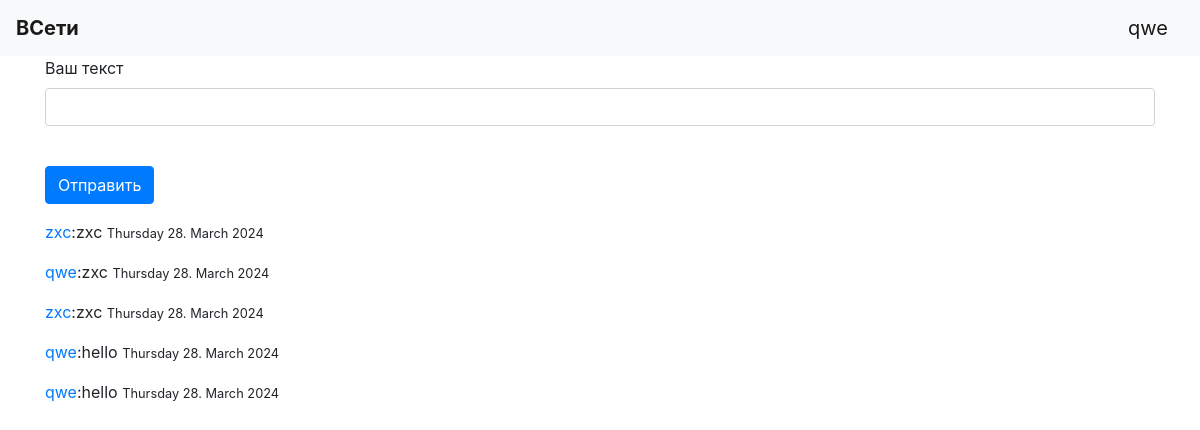
Before: /chat (signed in) with the older database file.
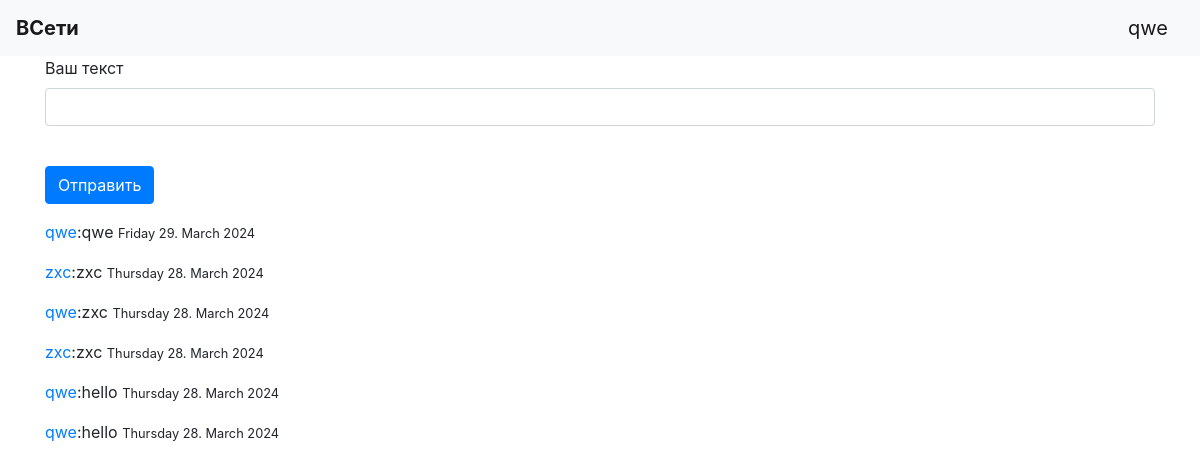
After: the same page with the newer database file.
### data/users.py (models this page shows, shortened)
class User(SqlAlchemyBase, UserMixin):
    __tablename__ = 'users'
    id = sqlalchemy.Column(sqlalchemy.Integer, primary_key=True, autoincrement=True)
    surname = sqlalchemy.Column(sqlalchemy.String)
    name = sqlalchemy.Column(sqlalchemy.String)
    info = sqlalchemy.Column(sqlalchemy.String)
    age = sqlalchemy.Column(sqlalchemy.Integer)
    email = sqlalchemy.Column(sqlalchemy.String, unique=True)
    hashed_password = sqlalchemy.Column(sqlalchemy.String)

### data/messages.py (models this page shows)
class Message(SqlAlchemyBase, UserMixin):
    __tablename__ = 'messages'
    id = sqlalchemy.Column(sqlalchemy.Integer, primary_key=True, autoincrement=True)
    sender_id = sqlalchemy.Column(sqlalchemy.Integer, sqlalchemy.ForeignKey('users.id'))
    sender_name = sqlalchemy.Column(sqlalchemy.String)
    text = sqlalchemy.Column(sqlalchemy.String)
    time = sqlalchemy.Column(sqlalchemy.DateTime)
    user = orm.relationship('User')

### main.py (the view, shortened to what this page needs)
@app.route('/chat', methods=['GET', 'POST'])
@login_required
def chat():
    form = SendMesForm()
    return render_template('chat.html', title='Чат', form=form,
                               zxc=db_session.create_session().query(Message))

### main.py
class SendMesForm(FlaskForm):
    text = StringField("Ваш текст", validators=[DataRequired()])
    submit = SubmitField('Отправить')

### data/db_session.py (called while the page is built)
def create_session() -> Session:
    global __factory
    return __factory()

### main.py (called while the page is built)
@login_manager.user_loader
def load_user(user_id):
    db_sess = db_session.create_session()
    return db_sess.query(User).get(user_id)

### templates/chat.html (shortened to what this page needs)
{% extends "base.html" %}
{% block content %}
    <form action="" method="post">
        <p>
            {{ form.text.label }}<br>
            {{ form.text(class="form-control", type="text") }}<br>
        </p>
        <p>{{ form.submit(type="submit", class="btn btn-primary") }}</p>
    </form>
<div>
    {% for mes in zxc[::-1] %}
    <p>
        <p><a href="/{{mes.sender_id}}">{{mes.sender_name}}</a>:{{mes.text}} <small text-align="right">{{mes.time.strftime("%A %d. %B %Y")}}</small></p>
    </p>
    {% endfor %}
</div>
{% endblock %}

### templates/base.html (shortened to what this page needs)
<!doctype html>
<html lang="en">
<head>
    <link rel="stylesheet"
          href="https://stackpath.bootstrapcdn.com/bootstrap/4.4.1/css/bootstrap.min.css"
>
</head>
<body>
<header>
    <nav class="navbar navbar-light bg-light">
        <a class="navbar-brand" href="/index"><b>ВСети</b></a>
        {% if current_user.is_authenticated %}
            <a class="navbar-brand" href="/logout">{{ current_user.name }}</a>
        {% else %}
            <p>
                <a class="btn btn-primary " href="/register">Зарегистрироваться</a>
                <a class="btn btn-success" href="/login">Войти</a>
            </p>
        {% endif %}
    </nav>
</header>
<main role="main" class="container">
    {% block content %}{% endblock %}
</main>
</body>
</html>

Changed rows visible on the page:
added Message: sender_name "qwe", text "qwe", time "Friday 29. March 2024"
